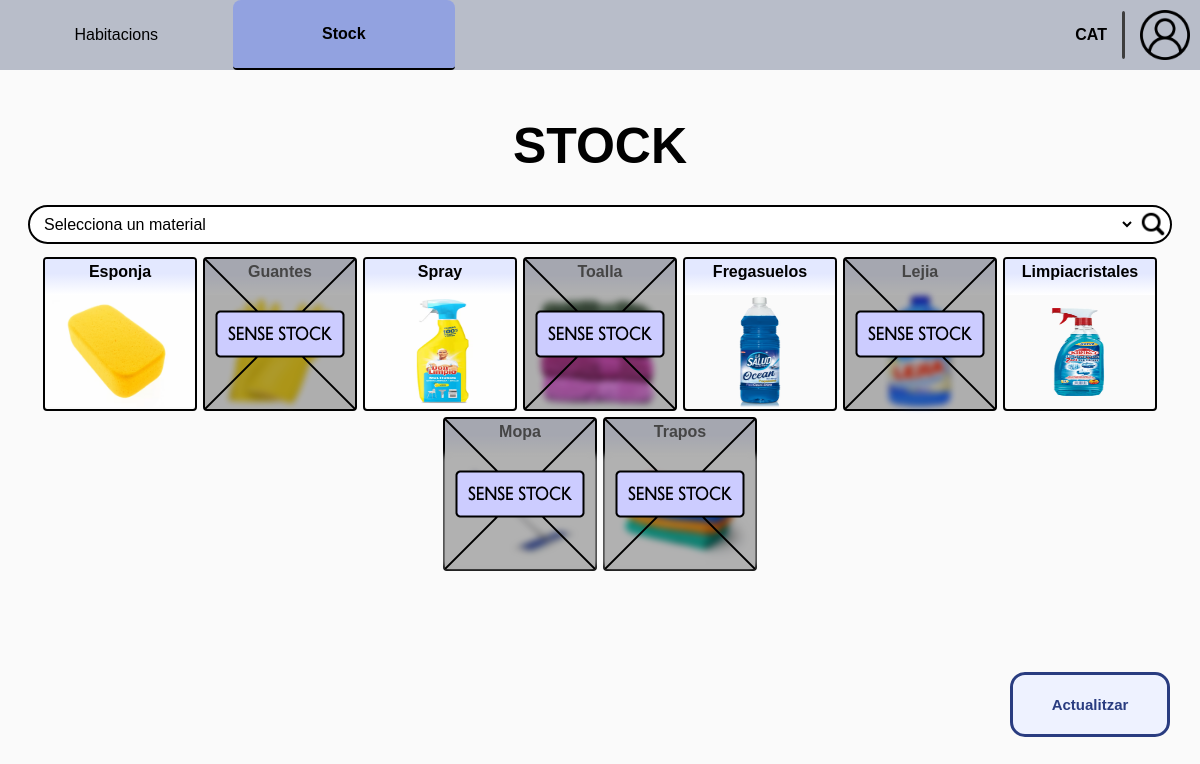
The page /cleaner/stock/ (signed in) on the database its author committed.
### Cleaner/models.py (models this page shows, shortened)
class Stock(models.Model):
    material = models.ForeignKey(CleaningMaterial, on_delete=models.CASCADE)
    price = models.FloatField()
    is_available = models.BooleanField(default=True)
    is_active = models.BooleanField(default=True)

class CleaningMaterial(models.Model):
    material_name = models.CharField(max_length=50)
    image = models.ImageField(upload_to='cleaning_materials/')
    def __str__(self):
        return self.material_name

### Cleaner/views.py (the view)
# urls.py: path("stock/", v.cleaner_stock, name="cleaner_stock"),
@worker_required('cleaner')
def cleaner_stock(request):
    form = StockForm(request.POST or None)
    if request.method == 'POST':
        if form.is_valid():
            material_name = form.cleaned_data.get('material')
            if material_name:
                stock = Stock.objects.filter(material__material_name__icontains=material_name, is_active=True)
            else:
                stock = Stock.objects.filter(is_active=True)
            if 'update_stock' in request.POST:
                submitted_stock_ids = set(map(int, request.POST.getlist('stock[]')))
                all_active_stocks = set(Stock.objects.filter(is_active=True).values_list('id', flat=True))
                for stock_id in all_active_stocks:
                    item = Stock.objects.get(id=stock_id)
                    item.is_available = stock_id not in submitted_stock_ids
                    item.save()
                messages.success(request, 'Stock actualitzat correctament')
                return redirect('cleaner_stock')
        else:
            stock = Stock.objects.filter(is_active=True)
    else:
        stock = Stock.objects.filter(is_active=True)
    return render(request, c.get_cleaner_stock_path(1), {'form': form, 'stock': stock})

### Cleaner/forms.py
class StockForm(forms.ModelForm):
    material = forms.ModelChoiceField(queryset=CleaningMaterial.objects.all(),
                                      label="", required=False, empty_label="Selecciona un material")
    class Meta:
        model = Stock
        fields = ['material']

### Cleaner/config.py (called while the page is built)
    @staticmethod
    def get_cleaner_stock_path(n: int):
        return p.CLEANER_STOCK_PATH[n]

### templates/worker/cleaner/cleaner_stock/cleaner_stock.html (shortened to what this page needs)
{% extends "worker/cleaner/base_cleaner.html" %}
{% load static %}
{% block extra_css %}
    <link rel="stylesheet" href="{% static 'css/worker/cleaner/cleaner_stock.css' %}">
{% endblock extra_css %}
{% block id_cleaner_stock %} id="current-page" {% endblock id_cleaner_stock %}
{% block content %}
    <div class="main">
        <h1 class="section-title">STOCK</h1>
        <form action="{% url 'cleaner_stock' %}" method="post" id="stock-form">
            {{ form.as_p }}
            <button id="search" type="submit"><img width="30" src="{% static 'img/icons/lupa-icon.png' %}" alt="Buscar">
            </button>
        </form>
        <form action="{% url 'cleaner_stock' %}" method="post" id="stock_list_form">
            <div class="stock">
                {% for item in stock %}
                    <div class="stock-element">
                        <label for="stock_{{ item.id }}">
                            <label id="stock-name" for="stock_{{ item.id }}">{{ item.material.material_name }}</label>
                            <img src="{{ item.material.image.url }}" alt="{{ item.material.material_name }} image">
                        </label>
                    </div>
                {% endfor %}
            </div>
            <button type="submit" name="update_stock" id="update-button">Actualitzar</button>
        </form>
    </div>
{% endblock content %}

### templates/worker/cleaner/base_cleaner.html (shortened to what this page needs)
{% extends "worker/base_worker.html" %}
{% load static %}
{% block menu %}
    <li><a href="{% url 'cleaner_home' %}"><button {% block id_cleaner_home %}{% endblock %}>Habitacions</button></a></li>
    <li><a href="{% url 'cleaner_stock' %}"><button {% block id_cleaner_stock %}{% endblock %}>Stock</button></a></li>
{% endblock menu %}

### templates/worker/base_worker.html (shortened to what this page needs)
{% extends "base.html" %}
{% load static %}
{% block css %}
    <link rel="stylesheet" href="{% static 'css/worker/worker.css' %}">
    {% block extra_css %}{% endblock extra_css %}
{% endblock css %}
{% block header %}
    <nav>
        <ul class="menu">
            {% block menu %}{% endblock menu %}
        </ul>
    </nav>
    <div id="right-header">
        <p id="language">CAT</p>
        <div id="separator"></div>
        <img id="user" src="{% static 'img/icons/user-icon.png' %}" alt="User">
    </div>
{% endblock header %}

### templates/base.html (shortened to what this page needs)
<!DOCTYPE html>
<html lang="en">
    <head>
        {% load static %}
        <link rel="stylesheet" type="text/css" href="{% static 'css/base.css' %}" />
        <link rel="stylesheet" type="text/css" href="{% static 'css/notifications.css' %}" />
        {% block css %}{% endblock css %}
    </head>
    <body>
        <header>
            {% block header %}{% endblock header %}
        </header>
        <main>
            {% block content %}{% endblock content %}
        </main>
    </body>
</html>

### static/css/base.css (style rules this page uses)
body { background-color: #fafafa; font-family: "Gill Sans MT", Arial, sans-serif; margin: 0; padding: 0; aspect-ratio: 16 / 9; width: 100%; height: 100vh; display: flex; flex-direction: column; }
main { height: 100%; width: 100vw; display: flex; flex-direction: column; justify-content: center; align-items: center; }
.main { position: relative; display: flex; flex-direction: column; align-items: center; height: 95%; width: 95%; max-height: 900px; max-width: 1600px; gap: 10px; margin-bottom: 10px; }

### static/css/worker/worker.css (style rules this page uses)
input, select { border: solid 2px black; }
button { cursor: pointer; }
p { margin: 0; font-size: 1em; }
.section-title { margin-bottom: 20px; font-size: 50px; display: flex; justify-content: center; min-width: max-content; }
header { display: flex; align-items: stretch; justify-content: space-between; background-color: rgb(184, 189, 201); color: white; height: 70px; min-height: 70px; }
header button { font-family: "Gill Sans MT", Arial, sans-serif; }
nav { display: flex; width: 75%; height: 100%; align-items: center; }
.menu { width: 100%; height: 100%; order: 1; display: flex; list-style-type: none; color: black; justify-content: flex-start; padding: 0 5px; margin: 0; gap: 5px; }
.menu li { width: 25%; min-width: max-content; height: 100%; align-self: center; }
.menu button { align-self: center; font-size: 16px; background-color: transparent; width: 100%; height: 100%; cursor: pointer; transition: background-color 0.2s; border: none; border-radius: 8px 8px 4px 4px; }
#current-page { font-weight: bold; background-color: rgba(123, 146, 241, 0.6); border-bottom: solid 2px black; }
#right-header { display: flex; align-items: center; gap: 15px; padding-right: 10px; }
#language { color: #000000; font-weight: bold; }
#separator { width: 1px; background-color: #3d3d3d; border: 1px solid #3d3d3d; border-radius: 50px; height: 65%; }
#user { width: 50px; }

### static/css/worker/cleaner/cleaner_stock.css (style rules this page uses)
form { width: 100%; }
#stock-form { width: 100%; display: flex; flex-direction: row; justify-content: space-between; align-items: center; border: solid 2px black; border-radius: 20px; background-color: white; margin-bottom: 5px; }
#stock-form p { width: calc(100% - 35px); }
select { width: 100%; height: 35px; border: none; border-radius: 20px 0 0 20px; padding-left: 10px; font-size: 16px; background-color: transparent; }
#search { width: 35px; height: 35px; display: flex; align-items: center; justify-content: center; background-color: transparent; border: none; }
#stock_list_form { height: max-content; }
.stock { width: 100%; height: 100%; display: flex; flex-direction: row; justify-content: center; flex-wrap: wrap; gap: 10px; }
.stock-element { width: 150px; height: 150px; outline: solid 2px black; border-radius: 2px; }
#stock-name { display: flex; width: 100%; height: 32px; text-transform: capitalize; font-size: 16px; font-weight: bold; text-align: center; justify-content: center; margin: 0; padding: 4px 0 0 0; border-radius: 2px 2px 0 0; background: linear-gradient(180deg, #e3e8ff 0%, #e3e8ff 40%, white 100%); }
.stock-element img { aspect-ratio: 4/3; width: 100%; border-radius: 0 0 2px 2px }
input[type="checkbox"] + label { display: block; position: relative; width: 100%; height: 100%; }
input[type="checkbox"]:checked + label::before { content: ""; position: absolute; top: 0; left: 0; width: 100%; height: 100%; background: url(/static/img/sense-stock.png) no-repeat center center; z-index: 1; }
input[type="checkbox"]:checked + label img { filter: blur(3px); z-index: -1; }
input[type="checkbox"]:checked + label #stock-name { opacity: 0.6; z-index: -1; }
#update-button { position: absolute; z-index: 2; bottom: 40px; right: 0; height: 65px; width: 160px; display: flex; align-items: center; justify-content: center; font-size: 15px; font-weight: bold; border-radius: 15px; transition: opacity 0.2s; padding: 15px 10px; }
#update-button { color: #293c80; background-color: #eef2ff; border: 3px solid #293c80; }

### rows shown on the page
Stock: material.material_name "Esponja", material.image (picture)
Stock: material.material_name "Guantes", material.image (picture)
Stock: material.material_name "Spray", material.image (picture)
Stock: material.material_name "Toalla", material.image (picture)
Stock: material.material_name "Fregasuelos", material.image (picture)
Stock: material.material_name "Lejia", material.image (picture)
Stock: material.material_name "Limpiacristales", material.image (picture)
Stock: material.material_name "Mopa", material.image (picture)
Stock: material.material_name "Trapos", material.image (picture)
